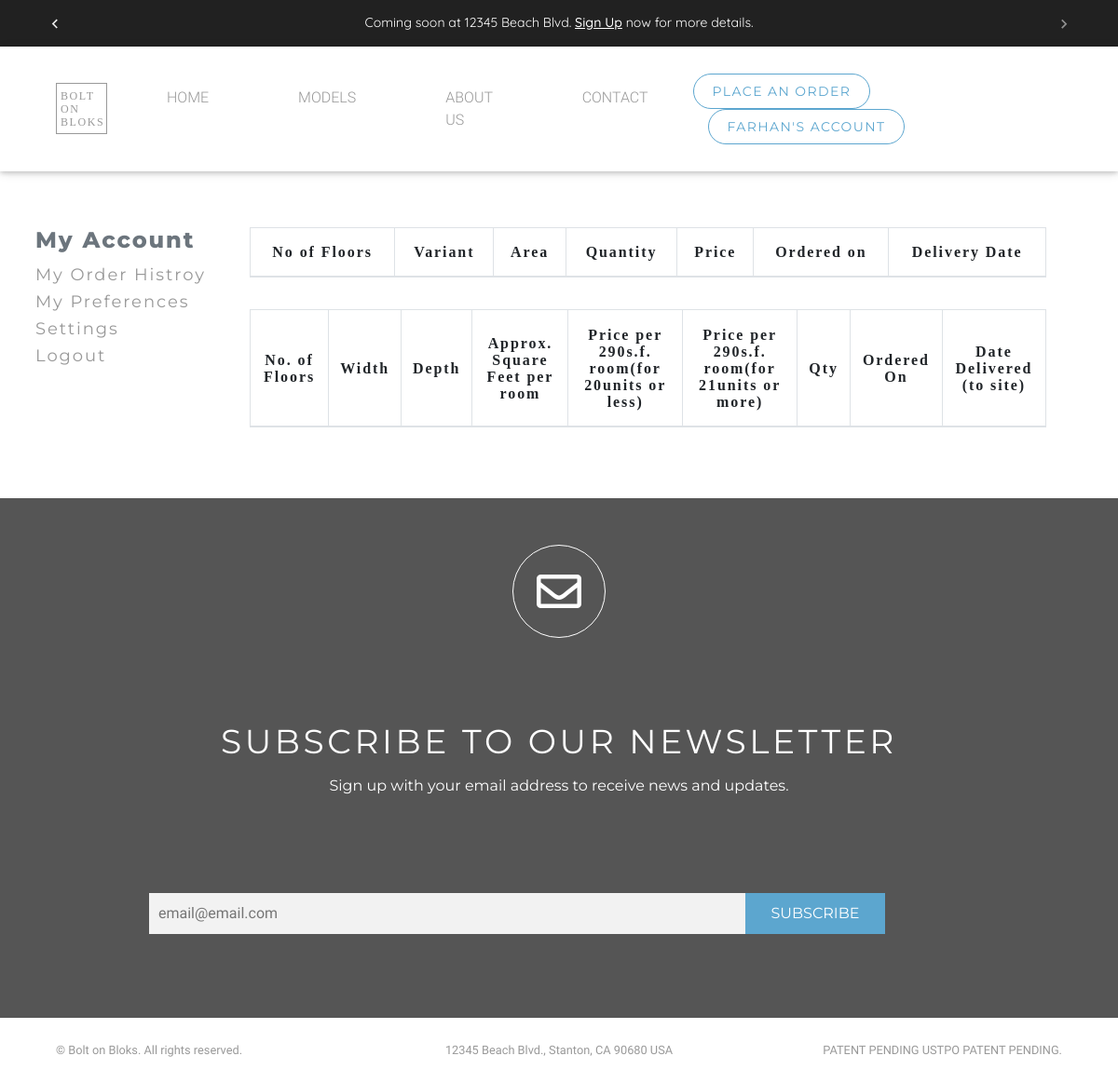
Before: /my/orders (signed in) with the older database file.
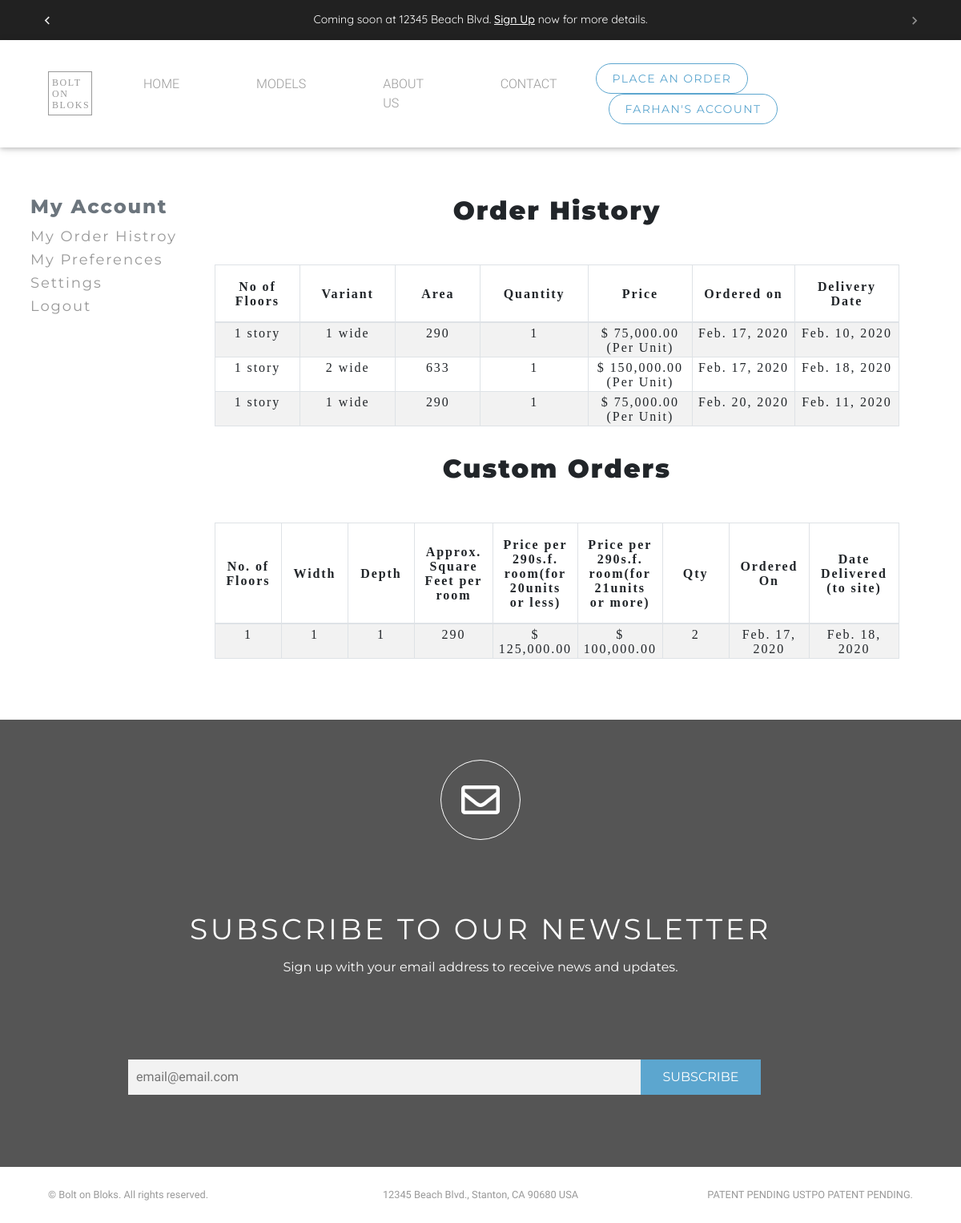
After: the same page with the newer database file.
### order/models.py (models this page shows, shortened)
class CartOrder(models.Model):
    user = models.ForeignKey(User, on_delete=models.CASCADE)
    order_items = models.ForeignKey(ContainerPricing, on_delete=models.CASCADE, blank=True, null=True)
    custom_order = models.ForeignKey(CustomContainerPricing, on_delete=models.CASCADE, blank=True, null=True)
    custom_floors = models.CharField("No. of Floors", max_length=100, blank=True, null=True)
    custom_width = models.CharField("Width", max_length=100, blank=True, null=True)
    custom_depth = models.CharField("Depth", max_length=100, blank=True, null=True)
    quantity = models.PositiveIntegerField("Quantity")
    delivery_date = models.DateField(default=None, blank=True, null=True)
    ordered_on = models.DateField(auto_now_add=True)
    user_image = models.ImageField(upload_to="pdf-images" , blank=True, null=True, default="default.jpeg")
    class Meta:
        verbose_name = "Shipping Home Order"
        verbose_name_plural = "Shipping Home Orders"

class ContainerPricing(models.Model):
    no_of_floors = models.CharField("No. of Floors", max_length=100)
    variant = models.CharField("Variant", max_length=100)
    square_feet = models.CharField("Approximate Square Feet", max_length=100)
    price = models.DecimalField("Price", max_digits=20, decimal_places=2)
    price21 = models.DecimalField("Delivered Price Delivered to site for 21 or more units", max_digits=20, decimal_places=2, blank=True, null=True)
    class Meta:
        verbose_name = "Containers Pricing"
        verbose_name_plural = "Containers Pricing"

class CustomContainerPricing(models.Model):
    sqfeet_per_room = models.CharField("Approximate Square Feet per room", max_length=100)
    custom_price = models.DecimalField("Price per 290s.f. room(for 20units or less)", max_digits=20, decimal_places=2)
    custom_price21 = models.DecimalField("Price per 290s.f. room(for 21units or more)", max_digits=20, decimal_places=2, blank=True, null=True)
    class Meta:
        verbose_name = "Custom Containers Pricing"
        verbose_name_plural = "Custom  Containers Pricing"

### order/views.py (the view)
# urls.py: path('my/orders', view_container_order_items, name='my-orders'),# for users history
@login_required
def view_container_order_items(request, pk=None):
    if request.user.is_superuser:
        items = CartOrder.objects.filter(user=pk)
    else:
        items = CartOrder.objects.filter(user=request.user)
    return render(request, "order/view_container_order_items.html", {"items":items})

### users/forms.py
class EmailListForm(forms.ModelForm):
    class Meta:
        model = EmailList
        fields = ['email']
    def __init__(self, *args, **kwargs):
        super(EmailListForm, self).__init__(*args, **kwargs)
        self.fields['email'].widget.attrs.update({
            'placeholder': 'email@email.com',
            "class":"news-input",
        })

### users/context_processor.py (called while the page is built)
def email_form(request):
    form = EmailListForm()
    return {"subscribe_form":form}

### order/templates/order/view_container_order_items.html
{% extends "users/base.html" %}
{% load crispy_forms_tags %}
{% load static %}
{% load humanize %}
{% block content%}
<div class="container sign_up_font">
    <div class="row">
      {% if not request.user.is_superuser %}
         {% include 'signup/side_nav.html' %}
      {% endif %}
        <div class="{% if not request.user.is_superuser %}col-md-9{% else %}col-md-8{% endif %} m-auto
        table-responsive p-0">
            <table class="table table-striped view_order_table table-bordered text-center">
                {% for data in items|slice:":1" %}
                   {% if request.user.is_superuser %}
                    <legend class="text-center mb-5"><h2 class="text-capitalize"><b>Order by: </b> {{data.user.first_name}} {{data.user.last_name}}</h2><br><b>Email:</b> {{data.user.email}}</legend>
                  {% else %}
                      <legend class="text-center mb-5"><h2 class="text-capitalize"><b>Order History</b></h2></legend>
                  {% endif %}
                {% endfor %}
                <thead>
                    <tr>
                        <th>No of Floors</th>
                        <th>Variant</th>
                        <th>Area</th>
                        <th>Quantity</th>
                        <th>Price</th>
                        <th>Ordered on</th>
                        <th>Delivery Date</th>
                    </tr>
                </thead>
                <tbody>
                    {% for i in items %}
                    {% if i.order_items.no_of_floors %}
                        <tr>
                            <td>{{i.order_items.no_of_floors}}</td>
                            <td>{{i.order_items.variant}}</td>
                            <td>{{i.order_items.square_feet}}</td>
                            <td>{{i.quantity}}</td>
                            <td class="text-capitalize">$ {{i.order_items.price|intcomma}} (per unit)</td>
                            <td>{{i.ordered_on}}</td>
                            <td>{{i.delivery_date}}</td>
                        </tr>
                        {% endif %}
                    {% endfor %}
                </tbody>
            </table><br>
            <table class="table view_order_table table-bordered text-center table-striped">
                {% for data in items|slice:":1" %}
                    <legend class="text-center mb-5"><h2 class="text-capitalize"><b>Custom Orders </b></h2></legend>
                {% endfor %}
                <thead>
                <tr>
                    <th> No. of Floors</th>
                    <th>Width </th>
                    <th>Depth</th>
                    <th>Approx. <br>Square Feet per room</th>
                    <th>Price per 290s.f. room(for 20units or less)</th>
                    <th>Price per 290s.f. room(for 21units or more)</th>
                    <th>Qty</th>
                    <th>Ordered On</th>
                    <th>Date Delivered<br> (to site)</th>
                </tr>
                </thead>
                <tbody>
                    {% for i in items %}
                        {% if i.custom_floors %}
                        <tr>
                            <td>{{i.custom_floors}}</td>
                            <td>{{i.custom_width}}</td>
                            <td>{{i.custom_depth}}</td>
                            <td>{{i.custom_order.sqfeet_per_room}}</td>
                            <td>$ {{i.custom_order.custom_price|intcomma}}</td>
                            <td>$ {{i.custom_order.custom_price21|intcomma}}</td>
                            <td>{{i.quantity}}</td>
                            <td>{{i.ordered_on}}</td>
                            <td>{{i.delivery_date}}</td>
                        </tr>
                        {% endif %}
                    {% endfor %}
                </tbody>
            </table>
        </div>
    </div>
</div>
{% endblock%}

Changed rows visible on the page:
now on this page (row edited): CartOrder: order_items.no_of_floors "1 story", order_items.variant "1 wide", order_items.square_feet "290", quantity "1", order_items.price "75,000.00", ordered_on "Feb. 17, 2020", delivery_date "Feb. 10, 2020"
now on this page (row edited): CartOrder: order_items.no_of_floors "1 story", order_items.variant "2 wide", order_items.square_feet "633", quantity "1", order_items.price "150,000.00", ordered_on "Feb. 17, 2020", delivery_date "Feb. 18, 2020"
now on this page (row edited): CartOrder: order_items.no_of_floors "1 story", order_items.variant "1 wide", order_items.square_feet "290", quantity "1", order_items.price "75,000.00", ordered_on "Feb. 20, 2020", delivery_date "Feb. 11, 2020"
now on this page (row edited): CartOrder: custom_floors "1", custom_width "1", custom_depth "1", custom_order.sqfeet_per_room "290", custom_order.custom_price "125,000.00", custom_order.custom_price21 "100,000.00", quantity "2", ordered_on "Feb. 17, 2020", delivery_date "Feb. 18, 2020"
